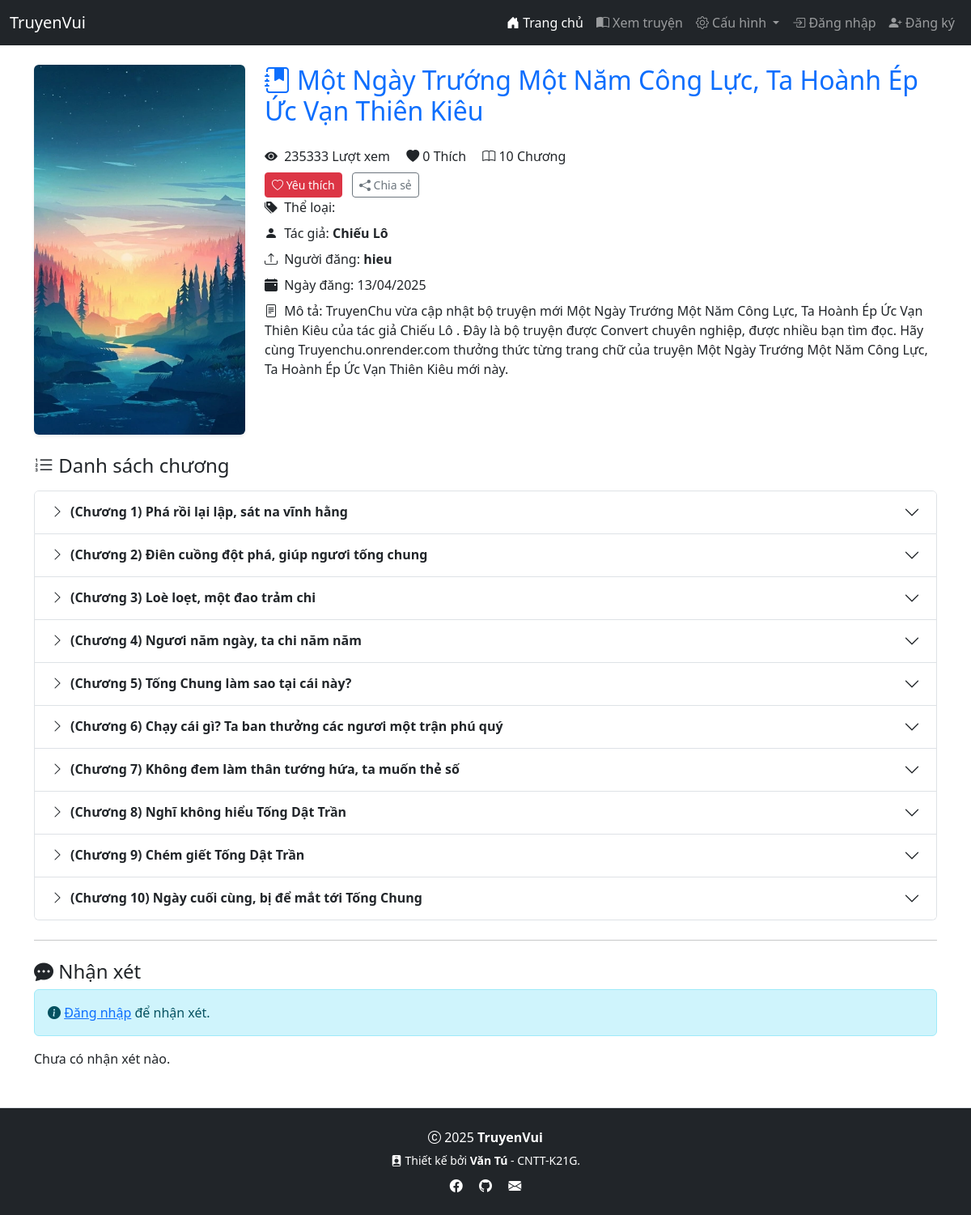
/story/mot-ngay-truong-mot-nam-cong-luc-ta-hoanh-ep-uc-van-thien-kieu/, run on the app's committed database.
### stories/models.py (models this page shows, shortened)
class Story(models.Model):
    title = models.CharField(max_length=255)
    categories = models.ManyToManyField(Category, related_name='stories', blank=True)
    uploader = models.ForeignKey(User, on_delete=models.CASCADE)
    author = models.CharField(max_length=255)  # 👉 Tên tác giả thực
    description = models.TextField()
    poster = models.ImageField(upload_to='posters/', blank=True, null=True)
    favorites = models.ManyToManyField(
        User,
        through='Favorite',
        related_name='favorite_stories',
        blank=True
    )
    views = models.PositiveIntegerField(default=0)  # 👈 Lượt xem
    slug = models.SlugField(unique=True, blank=True)
    created_at = models.DateTimeField(auto_now_add=True)
    def save(self, *args, **kwargs):
        super().save(*args, **kwargs)

class Chapter(models.Model):
    story = models.ForeignKey(Story, on_delete=models.CASCADE)
    chapter_number = models.PositiveIntegerField()
    title = models.CharField(max_length=255)
    content = models.TextField()
    created_at = models.DateTimeField(auto_now_add=True)

### stories/views.py (the view)
# urls.py: path('story/<slug:slug>/', views.story_detail, name='story_detail'),  # Trang chi tiết truyện
def story_detail(request, slug):
    story = get_object_or_404(Story, slug=slug)
    chapters = story.chapter_set.all().order_by('chapter_number')
    story.views += 1
    story.save(update_fields=['views'])
    is_favorited = False
    comments_list = []
    if request.user.is_authenticated:
        is_favorited = story.favorites.filter(id=request.user.id).exists()
        comments_list = (story.comments.filter(status='approved') | story.comments.filter(user=request.user)).select_related('user').order_by('-created_at')
    else:
        comments_list = story.comments.filter(status='approved').select_related('user').order_by('-created_at')
    paginator = Paginator(comments_list, 10)  # 5 bình luận mỗi trang
    page_number = request.GET.get('page')
    comments = paginator.get_page(page_number)
    read_chapters = []
    if request.user.is_authenticated:
        read_chapters = ChapterView.objects.filter(user=request.user, chapter__story=story).values_list('chapter_id', flat=True)
    return render(request, 'stories/story_detail.html', {
        'story': story,
        'chapters': chapters,
        'is_favorited': is_favorited,
        'comments': comments,
        'read_chapters': list(read_chapters),
    })

### stories/templates/stories/story_detail.html (shortened to what this page needs)
{% include 'stories/base/header.html' %}
<div class="row mb-4 align-items-start">
    <div class="col-md-3 mb-3 mb-md-0">
        <div class="ratio-3x4 rounded shadow-sm overflow-hidden">
            {% if story.poster %}
                <img src="{{ story.poster.url }}"
                     class="w-100 h-100 object-fit-cover"
                     alt="{{ story.title }}">
            {% else %}
                <img src="/media/posters/poster.webp"
                     class="w-100 h-100 object-fit-cover"
                     alt="No image">
            {% endif %}
        </div>
    </div>
    <div class="col-md-9">
        <h2 class="text-primary mb-4">
            <i class="bi bi-journal-bookmark-fill me-2"></i>{{ story.title }}
        </h2>
        <p class="mb-2">
            <i class="bi bi-eye-fill me-1"></i> {{ story.views }} Lượt xem
            <i class="bi bi-heart-fill ms-3"></i> {{ story.favorites.count }} Thích
            <i class="bi bi-book ms-3"></i> {{ chapters|length }} Chương
        </p>
        {% if user.is_authenticated %}
            <form method="post" action="{% url 'toggle_favorite' story.slug %}" class="d-inline-block me-2">
                {% csrf_token %}
                {% if is_favorited %}
                    <button type="submit" class="btn btn-outline-danger btn-sm">
                        <i class="bi bi-heart-fill"></i> Bỏ yêu thích
                    </button>
                {% else %}
                    <button type="submit" class="btn btn-danger btn-sm">
                        <i class="bi bi-heart"></i> Yêu thích
                    </button>
                {% endif %}
            </form>
        {% else %}
            <a href="{% url 'login' %}?next={% url 'story_detail' story.slug %}" class="btn btn-danger btn-sm me-2">
                <i class="bi bi-heart"></i> Yêu thích
            </a>
        {% endif %}
        <button type="button" class="btn btn-outline-secondary btn-sm" onclick="shareStory()">
            <i class="bi bi-share-fill"></i> Chia sẻ
        </button>
        <p class="mb-2">
            <i class="bi bi-tags-fill me-1"></i> Thể loại:
        </p>
        <p class="mb-2">
            <i class="bi bi-person-fill me-1"></i> Tác giả:
            <strong>{{ story.author }}</strong>
        </p>
        <p class="mb-2">
            <i class="bi bi-upload me-1"></i> Người đăng:
            <strong>{{ story.uploader.username }}</strong>
        </p>
        <p class="mb-2">
            <i class="bi bi-calendar-event-fill me-1"></i> Ngày đăng:
            {{ story.created_at|date:"d/m/Y" }}
        </p>
        <p class="mb2">
            <i class="bi bi-file-text me-1"></i> Mô tả:
            {{ story.description }}
        </p>
    </div>
</div>
<h4 class="mt-4 mb-3"><i class="bi bi-list-ol"></i> Danh sách chương</h4>
<div class="accordion" id="chapterAccordion">
    {% for chapter in chapters %}
    <div class="accordion-item">
        <h2 class="accordion-header" id="heading{{ chapter.id }}">
            <a href="{% url 'chapter_detail' story.slug chapter.chapter_number %}" class="accordion-button collapsed fw-semibold text-decoration-none {% if chapter.id in read_chapters %}opacity-50{% endif %}">
                <i class="bi bi-chevron-right me-2"></i> (Chương {{ chapter.chapter_number }}) {{ chapter.title }}
            </a>
        </h2>
    </div>
    {% empty %}
    <div class="alert alert-warning">
        <i class="bi bi-exclamation-triangle-fill"></i> Truyện này chưa có chương nào.
    </div>
    {% endfor %}
</div>
<hr class="my-4">
<h4><i class="bi bi-chat-dots-fill"></i> Nhận xét</h4>
{% if user.is_authenticated %}
    <form method="post" action="{% url 'add_comment' story.slug %}" class="mb-4">
        {% csrf_token %}
        <div class="input-group">
            <input type="text" name="content" class="form-control" maxlength="100"
                   placeholder="Nhập nhận xét..." required>
            <button type="submit" class="btn btn-primary">
                <i class="bi bi-send-fill"></i>
            </button>
        </div>
    </form>
{% else %}
    <div class="alert alert-info">
        <i class="bi bi-info-circle-fill"></i>
        <a href="{% url 'login' %}?next={{ request.path }}">Đăng nhập</a> để nhận xét.
    </div>
{% endif %}
{% if comments %}
    <ul class="list-group">
        {% for comment in comments %}
            <li class="list-group-item">
                <div class="d-flex justify-content-between">
                    <strong><i class="bi bi-person-circle"></i> {{ comment.user.username }}</strong>
                    <small class="text-muted">{{ comment.created_at|date:"d/m/Y H:i" }}</small>
                </div>
                {% if comment.user == user and comment.status == 'rejected' %}
                    <div class="mt-2">
                        <div class="text-danger mt-1 small">
                            <i class="bi bi-exclamation-triangle-fill"></i>
                            {{ comment.violation_reason }}
                        </div>
                    </div>
                {% endif %}
                <p class="mb-1 mt-2">{{ comment.content }}</p>
            </li>
        {% endfor %}
    </ul>
    <nav class="mt-3">
        <ul class="pagination justify-content-center">
            {% if comments.has_previous %}
                <li class="page-item">
                    <a class="page-link" href="?page=1">&laquo; Đầu</a>
                </li>
                <li class="page-item">
                    <a class="page-link" href="?page={{ comments.previous_page_number }}">Trước</a>
                </li>
            {% endif %}
            <li class="page-item disabled">
                <span class="page-link">Trang {{ comments.number }} / {{ comments.paginator.num_pages }}</span>
            </li>
            {% if comments.has_next %}
                <li class="page-item">
                    <a class="page-link" href="?page={{ comments.next_page_number }}">Sau</a>
                </li>
                <li class="page-item">
                    <a class="page-link" href="?page={{ comments.paginator.num_pages }}">Cuối &raquo;</a>
                </li>
            {% endif %}
        </ul>
    </nav>
{% else %}
    <p>Chưa có nhận xét nào.</p>
{% endif %}
{% include 'stories/base/footer.html' %}

### data on the page
Story: title "Một Ngày Trướng Một Năm Công Lực, Ta Hoành Ép Ức Vạn Thiên Kiêu", views "235333", favorites.count "0", author "Chiếu Lô", uploader.username "hieu", created_at "13/04/2025", description "TruyenChu vừa cập nhật bộ truyện mới Một Ngày Trướng Một Năm Công Lực, Ta Hoành Ép Ức Vạn Thiên Kiêu của tác giả Chiếu Lô . Đây là bộ truyện được Convert chuyên nghiệp, được nhiều bạn tìm đọc. Hãy cùng Truyenchu.onrender.com thưởng thức từng trang chữ của truyện Một Ngày Trướng Một Năm Công Lực, Ta Hoành Ép Ức Vạn Thiên Kiêu mới này."
Chapter: chapter_number "1", title "Phá rồi lại lập, sát na vĩnh hằng"
Chapter: chapter_number "2", title "Điên cuồng đột phá, giúp ngươi tống chung"
Chapter: chapter_number "3", title "Loè loẹt, một đao trảm chi"
Chapter: chapter_number "4", title "Ngươi năm ngày, ta chi năm năm"
Chapter: chapter_number "5", title "Tống Chung làm sao tại cái này?"
Chapter: chapter_number "6", title "Chạy cái gì? Ta ban thưởng các ngươi một trận phú quý"
Chapter: chapter_number "7", title "Không đem làm thân tướng hứa, ta muốn thẻ số"
Chapter: chapter_number "8", title "Nghĩ không hiểu Tống Dật Trần"
Chapter: chapter_number "9", title "Chém giết Tống Dật Trần"
Chapter: chapter_number "10", title "Ngày cuối cùng, bị để mắt tới Tống Chung"

### other printed values
{{ chapters|length }} "10"
